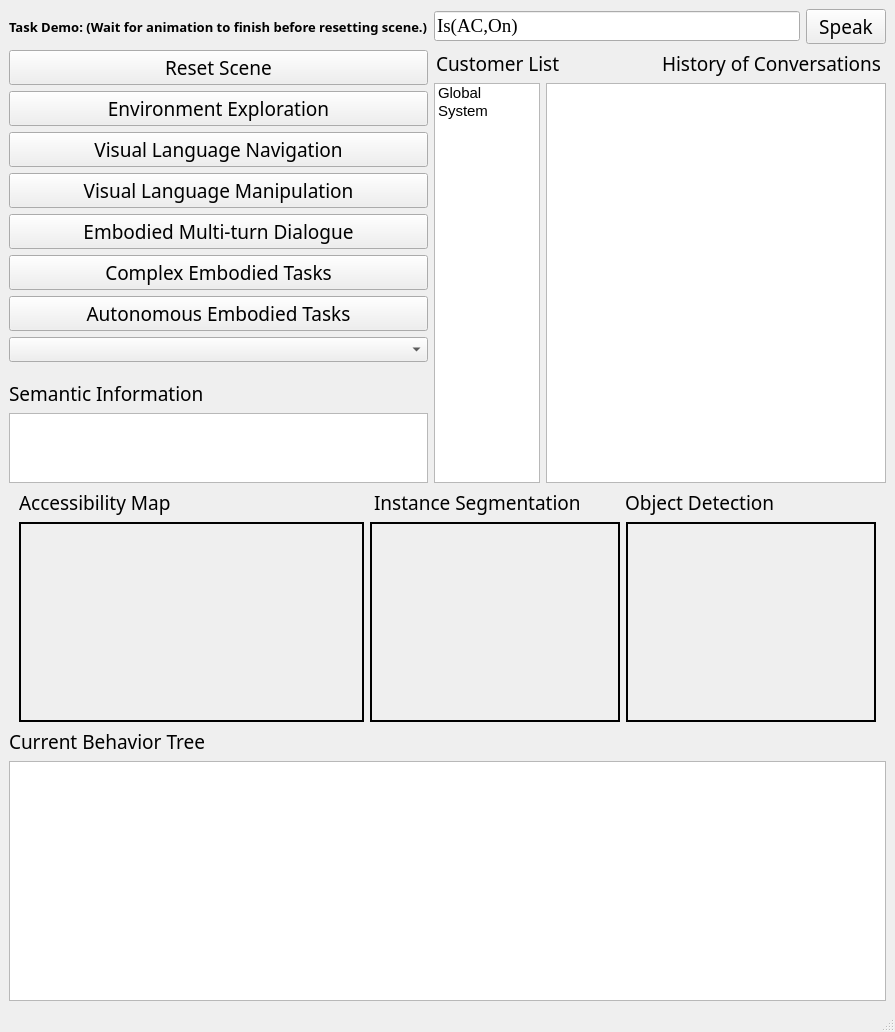
<?xml version="1.0" encoding="UTF-8"?>
<ui version="4.0">
 <class>MainWindow</class>
 <widget class="QMainWindow" name="MainWindow">
  <property name="geometry">
   <rect>
    <x>0</x>
    <y>0</y>
    <width>895</width>
    <height>980</height>
   </rect>
  </property>
  <property name="windowTitle">
   <string>RoboWatier</string>
  </property>
  <property name="autoFillBackground">
   <bool>false</bool>
  </property>
  <widget class="QWidget" name="centralwidget">
   <layout class="QGridLayout" name="gridLayout">
    <item row="1" column="1" rowspan="5" colspan="2">
     <layout class="QVBoxLayout" name="verticalLayout_4">
      <item>
       <layout class="QHBoxLayout" name="horizontalLayout_2">
        <property name="spacing">
         <number>100</number>
        </property>
        <item>
         <widget class="QLabel" name="label_10">
          <property name="sizePolicy">
           <sizepolicy hsizetype="Maximum" vsizetype="Preferred">
            <horstretch>0</horstretch>
            <verstretch>0</verstretch>
           </sizepolicy>
          </property>
          <property name="font">
           <font>
            <family>黑体</family>
            <pointsize>14</pointsize>
           </font>
          </property>
          <property name="text">
           <string>Customer List</string>
          </property>
         </widget>
        </item>
        <item>
         <widget class="QLabel" name="label_11">
          <property name="sizePolicy">
           <sizepolicy hsizetype="Fixed" vsizetype="Preferred">
            <horstretch>0</horstretch>
            <verstretch>0</verstretch>
           </sizepolicy>
          </property>
          <property name="font">
           <font>
            <family>黑体</family>
            <pointsize>14</pointsize>
           </font>
          </property>
          <property name="text">
           <string>History of Conversations</string>
          </property>
         </widget>
        </item>
       </layout>
      </item>
      <item>
       <layout class="QHBoxLayout" name="horizontalLayout">
        <item>
         <widget class="QListWidget" name="list_customer">
          <property name="sizePolicy">
           <sizepolicy hsizetype="Minimum" vsizetype="Expanding">
            <horstretch>0</horstretch>
            <verstretch>0</verstretch>
           </sizepolicy>
          </property>
          <property name="minimumSize">
           <size>
            <width>50</width>
            <height>250</height>
           </size>
          </property>
          <property name="font">
           <font>
            <pointsize>11</pointsize>
           </font>
          </property>
          <item>
           <property name="text">
            <string>Global</string>
           </property>
          </item>
          <item>
           <property name="text">
            <string>System</string>
           </property>
          </item>
         </widget>
        </item>
        <item>
         <widget class="QTextEdit" name="edit_local_history">
          <property name="enabled">
           <bool>true</bool>
          </property>
          <property name="sizePolicy">
           <sizepolicy hsizetype="Minimum" vsizetype="Expanding">
            <horstretch>0</horstretch>
            <verstretch>0</verstretch>
           </sizepolicy>
          </property>
          <property name="minimumSize">
           <size>
            <width>340</width>
            <height>0</height>
           </size>
          </property>
          <property name="font">
           <font>
            <pointsize>11</pointsize>
           </font>
          </property>
          <property name="readOnly">
           <bool>true</bool>
          </property>
         </widget>
        </item>
       </layout>
      </item>
     </layout>
    </item>
    <item row="6" column="0" colspan="3">
     <layout class="QGridLayout" name="gridLayout_3">
      <item row="1" column="0">
       <layout class="QVBoxLayout" name="verticalLayout_2">
        <item>
         <widget class="QLabel" name="label_5">
          <property name="font">
           <font>
            <family>黑体</family>
            <pointsize>14</pointsize>
           </font>
          </property>
          <property name="text">
           <string>Current Behavior Tree</string>
          </property>
         </widget>
        </item>
        <item>
         <widget class="QGraphicsView" name="img_view_bt">
          <property name="sizePolicy">
           <sizepolicy hsizetype="Expanding" vsizetype="Fixed">
            <horstretch>0</horstretch>
            <verstretch>0</verstretch>
           </sizepolicy>
          </property>
          <property name="minimumSize">
           <size>
            <width>0</width>
            <height>240</height>
           </size>
          </property>
         </widget>
        </item>
       </layout>
      </item>
      <item row="0" column="0">
       <layout class="QGridLayout" name="gridLayout_2">
        <item row="0" column="0">
         <layout class="QHBoxLayout" name="horizontalLayout_4">
          <property name="spacing">
           <number>0</number>
          </property>
          <property name="leftMargin">
           <number>0</number>
          </property>
          <item>
           <widget class="QLabel" name="label_6">
            <property name="sizePolicy">
             <sizepolicy hsizetype="Fixed" vsizetype="Preferred">
              <horstretch>0</horstretch>
              <verstretch>0</verstretch>
             </sizepolicy>
            </property>
            <property name="minimumSize">
             <size>
              <width>355</width>
              <height>0</height>
             </size>
            </property>
            <property name="font">
             <font>
              <family>黑体</family>
              <pointsize>14</pointsize>
             </font>
            </property>
            <property name="text">
             <string>Accessibility Map</string>
            </property>
           </widget>
          </item>
          <item>
           <widget class="QLabel" name="label_7">
            <property name="sizePolicy">
             <sizepolicy hsizetype="Preferred" vsizetype="Preferred">
              <horstretch>0</horstretch>
              <verstretch>0</verstretch>
             </sizepolicy>
            </property>
            <property name="minimumSize">
             <size>
              <width>0</width>
              <height>0</height>
             </size>
            </property>
            <property name="font">
             <font>
              <family>黑体</family>
              <pointsize>14</pointsize>
             </font>
            </property>
            <property name="text">
             <string>Instance Segmentation</string>
            </property>
           </widget>
          </item>
          <item>
           <widget class="QLabel" name="label_8">
            <property name="sizePolicy">
             <sizepolicy hsizetype="Preferred" vsizetype="Preferred">
              <horstretch>0</horstretch>
              <verstretch>0</verstretch>
             </sizepolicy>
            </property>
            <property name="minimumSize">
             <size>
              <width>0</width>
              <height>0</height>
             </size>
            </property>
            <property name="font">
             <font>
              <family>黑体</family>
              <pointsize>14</pointsize>
             </font>
            </property>
            <property name="text">
             <string>Object Detection</string>
            </property>
           </widget>
          </item>
         </layout>
        </item>
        <item row="1" column="0">
         <layout class="QHBoxLayout" name="horizontalLayout_5">
          <item>
           <widget class="QLabel" name="img_label_map">
            <property name="enabled">
             <bool>true</bool>
            </property>
            <property name="sizePolicy">
             <sizepolicy hsizetype="Fixed" vsizetype="Fixed">
              <horstretch>0</horstretch>
              <verstretch>0</verstretch>
             </sizepolicy>
            </property>
            <property name="minimumSize">
             <size>
              <width>345</width>
              <height>200</height>
             </size>
            </property>
            <property name="styleSheet">
             <string notr="true">border: 2px solid black;</string>
            </property>
            <property name="text">
             <string/>
            </property>
           </widget>
          </item>
          <item>
           <widget class="QLabel" name="img_label_seg">
            <property name="enabled">
             <bool>true</bool>
            </property>
            <property name="sizePolicy">
             <sizepolicy hsizetype="Fixed" vsizetype="Fixed">
              <horstretch>0</horstretch>
              <verstretch>0</verstretch>
             </sizepolicy>
            </property>
            <property name="minimumSize">
             <size>
              <width>250</width>
              <height>200</height>
             </size>
            </property>
            <property name="styleSheet">
             <string notr="true">border: 2px solid black;</string>
            </property>
            <property name="text">
             <string/>
            </property>
           </widget>
          </item>
          <item>
           <widget class="QLabel" name="img_label_obj">
            <property name="enabled">
             <bool>true</bool>
            </property>
            <property name="sizePolicy">
             <sizepolicy hsizetype="Fixed" vsizetype="Fixed">
              <horstretch>0</horstretch>
              <verstretch>0</verstretch>
             </sizepolicy>
            </property>
            <property name="minimumSize">
             <size>
              <width>250</width>
              <height>200</height>
             </size>
            </property>
            <property name="styleSheet">
             <string notr="true">border: 2px solid black;</string>
            </property>
            <property name="text">
             <string/>
            </property>
           </widget>
          </item>
         </layout>
        </item>
       </layout>
      </item>
     </layout>
    </item>
    <item row="5" column="0">
     <layout class="QVBoxLayout" name="verticalLayout_3">
      <item>
       <widget class="QTextBrowser" name="textBrowser_5">
        <property name="font">
         <font>
          <family>黑体</family>
          <pointsize>13</pointsize>
          <weight>50</weight>
          <bold>false</bold>
         </font>
        </property>
        <property name="layoutDirection">
         <enum>Qt::LeftToRight</enum>
        </property>
        <property name="styleSheet">
         <string notr="true">text-align:center;</string>
        </property>
        <property name="markdown">
         <string/>
        </property>
        <property name="html">
         <string>&lt;!DOCTYPE HTML PUBLIC &quot;-//W3C//DTD HTML 4.0//EN&quot; &quot;http://www.w3.org/TR/REC-html40/strict.dtd&quot;&gt;
&lt;html&gt;&lt;head&gt;&lt;meta name=&quot;qrichtext&quot; content=&quot;1&quot; /&gt;&lt;style type=&quot;text/css&quot;&gt;
p, li { white-space: pre-wrap; }
&lt;/style&gt;&lt;/head&gt;&lt;body style=&quot; font-family:'黑体'; font-size:13pt; font-weight:400; font-style:normal;&quot;&gt;
&lt;p style=&quot;-qt-paragraph-type:empty; margin-top:0px; margin-bottom:0px; margin-left:0px; margin-right:0px; -qt-block-indent:0; text-indent:0px; font-size:11pt;&quot;&gt;&lt;br /&gt;&lt;/p&gt;&lt;/body&gt;&lt;/html&gt;</string>
        </property>
       </widget>
      </item>
     </layout>
    </item>
    <item row="0" column="0">
     <widget class="QLabel" name="label_9">
      <property name="font">
       <font>
        <family>等线</family>
        <pointsize>10</pointsize>
        <weight>75</weight>
        <bold>true</bold>
       </font>
      </property>
      <property name="text">
       <string>Task Demo: (Wait for animation to finish before resetting scene.)</string>
      </property>
     </widget>
    </item>
    <item row="0" column="2">
     <widget class="QPushButton" name="btn_say">
      <property name="font">
       <font>
        <family>黑体</family>
        <pointsize>14</pointsize>
       </font>
      </property>
      <property name="text">
       <string>Speak</string>
      </property>
     </widget>
    </item>
    <item row="0" column="1">
     <widget class="QLineEdit" name="edit_say">
      <property name="font">
       <font>
        <family>Times New Roman</family>
        <pointsize>14</pointsize>
       </font>
      </property>
      <property name="text">
       <string>Is(AC,On)</string>
      </property>
     </widget>
    </item>
    <item row="4" column="0">
     <widget class="QLabel" name="label">
      <property name="font">
       <font>
        <family>黑体</family>
        <pointsize>14</pointsize>
       </font>
      </property>
      <property name="text">
       <string>Semantic Information</string>
      </property>
     </widget>
    </item>
    <item row="1" column="0">
     <layout class="QVBoxLayout" name="verticalLayout">
      <item>
       <widget class="QPushButton" name="btn_reset">
        <property name="font">
         <font>
          <family>黑体</family>
          <pointsize>14</pointsize>
         </font>
        </property>
        <property name="text">
         <string>Reset Scene</string>
        </property>
       </widget>
      </item>
      <item>
       <widget class="QPushButton" name="btn_AEM">
        <property name="font">
         <font>
          <family>黑体</family>
          <pointsize>14</pointsize>
         </font>
        </property>
        <property name="text">
         <string>Environment Exploration</string>
        </property>
       </widget>
      </item>
      <item>
       <widget class="QPushButton" name="btn_VLN">
        <property name="font">
         <font>
          <family>黑体</family>
          <pointsize>14</pointsize>
         </font>
        </property>
        <property name="text">
         <string>Visual Language Navigation</string>
        </property>
       </widget>
      </item>
      <item>
       <widget class="QPushButton" name="btn_VLM">
        <property name="font">
         <font>
          <family>黑体</family>
          <pointsize>14</pointsize>
         </font>
        </property>
        <property name="text">
         <string>Visual Language Manipulation</string>
        </property>
       </widget>
      </item>
      <item>
       <widget class="QPushButton" name="btn_GQA">
        <property name="font">
         <font>
          <family>黑体</family>
          <pointsize>14</pointsize>
         </font>
        </property>
        <property name="text">
         <string>Embodied Multi-turn Dialogue</string>
        </property>
       </widget>
      </item>
      <item>
       <widget class="QPushButton" name="btn_OT">
        <property name="font">
         <font>
          <family>黑体</family>
          <pointsize>14</pointsize>
         </font>
        </property>
        <property name="text">
         <string>Complex Embodied Tasks</string>
        </property>
       </widget>
      </item>
      <item>
       <widget class="QPushButton" name="btn_AT">
        <property name="font">
         <font>
          <family>黑体</family>
          <pointsize>14</pointsize>
         </font>
        </property>
        <property name="text">
         <string>Autonomous Embodied Tasks</string>
        </property>
       </widget>
      </item>
      <item>
       <widget class="QComboBox" name="cb_task">
        <property name="sizePolicy">
         <sizepolicy hsizetype="Preferred" vsizetype="Minimum">
          <horstretch>0</horstretch>
          <verstretch>0</verstretch>
         </sizepolicy>
        </property>
        <property name="minimumSize">
         <size>
          <width>0</width>
          <height>25</height>
         </size>
        </property>
        <property name="font">
         <font>
          <family>黑体</family>
          <pointsize>14</pointsize>
         </font>
        </property>
        <property name="editable">
         <bool>false</bool>
        </property>
        <property name="currentText">
         <string/>
        </property>
        <property name="currentIndex">
         <number>-1</number>
        </property>
        <property name="insertPolicy">
         <enum>QComboBox::InsertAtBottom</enum>
        </property>
        <property name="placeholderText" stdset="0">
         <string extracomment="Other Tasks">Other Tasks</string>
        </property>
       </widget>
      </item>
     </layout>
    </item>
   </layout>
  </widget>
  <widget class="QStatusBar" name="statusbar"/>
 </widget>
 <resources/>
 <connections/>
</ui>
